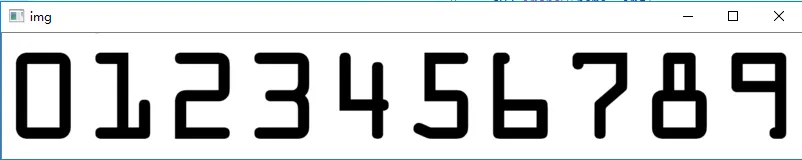
#> input picture Opencv计算机视觉实战/信用卡识别项目/templates/img_1.png, 802 x 160 px
$ python -i utils.py   (imports and definitions only)
#> lines starting #> are read from the running program, lines starting #| are printed output that depends on the picture; after the words box and inside, x2 and y2 are one past the last pixel; in counts of white or black regions, pixels touching at a corner belong together
import imutils
import numpy as np
import cv2


def load_template_digits():
    """加载并处理数字模板"""
    template=cv2.imread('./templates/img_1.png')
#> template is the input picture: shape (160, 802, 3); mean B, G, R 209.6, 209.1, 207.5
    template=cv2.cvtColor(template,cv2.COLOR_BGR2GRAY)
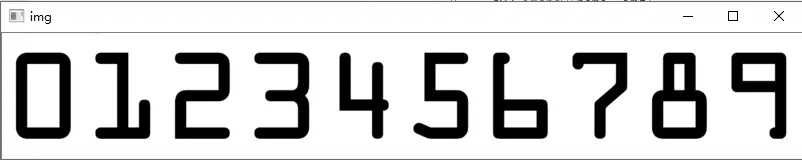
#> template: shape (160, 802); min 0, max 255, mean 208.6
    template=cv2.threshold(template,10,255,cv2.THRESH_BINARY_INV)[1]
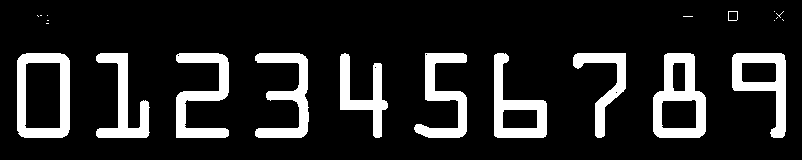
#> template: shape (160, 802); 14.6% white; 22 white regions (11 under 20 px)

    # 查找轮廓并且排序
    cnts=cv2.findContours(template.copy(),cv2.RETR_EXTERNAL,cv2.CHAIN_APPROX_SIMPLE)
#> cnts = 22 contours, 11 with area under 20; largest, box (x1, y1, x2, y2) and area: (17, 53, 70, 138) 4287, (653, 53, 706, 138) 3466, (732, 53, 786, 138) 2404, (494, 53, 547, 138) 2335, (176, 53, 229, 138) 1838
    cnts=imutils.grab_contours(cnts)
    cnts=sorted(cnts, key=lambda c:cv2.boundingRect(c)[0])

    digits={}

    for (i,c) in enumerate(cnts):
        (x,y,w,h)=cv2.boundingRect(c)
        roi=template[y:y+h,x:x+w]
        roi=cv2.resize(roi,(57,84))
        digits[i]=roi
#> this loop made 22 passes
#> (x, y, w, h) on passes 1, 7, 8, 9, 10, 11, 12, 13, 14, 16, 17, 21: (17, 53, 53, 85), (96, 53, 54, 85), (176, 53, 53, 85), (255, 53, 54, 85), (340, 53, 48, 85), (414, 53, 53, 85), (494, 53, 53, 85), (573, 53, 53, 85), (653, 53, 53, 85), (728, 11, 10, 10), (732, 53, 54, 85), (776, 11, 8, 7)
#> (c, x, y, w, h, roi) on passes 2, 3, 4, 5, 20, 22: ([[37, 15], [38, 16]], 37, 15, 2, 2, [[255, 0], [0, 255]]), ([[40, 15], [41, 15]], 40, 15, 2, 1, [[255, 255]]), ([[46, 23], [48, 23]], 46, 23, 3, 1, [[255, 255, 255]]), ([[47, 20], [48, 20]], 47, 20, 2, 1, [[255, 255]]), ([[777, 17], [776, 18]], 776, 17, 2, 2, [[0, 255], [255, 0]]), ([[782, 19], [783, 20]], 782, 19, 2, 2, [[255, 0], [0, 255]])
#> pass 1, in load_template_digits, `roi=template[y:y+h,x:x+w]`:
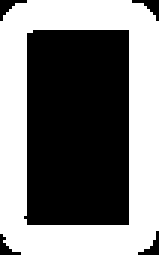
#> roi: shape (85, 53) (shown 3 times larger); 48.9% white; 1 white region, box (x1, y1, x2, y2) and area: (0, 0, 53, 85) 2204
#> pass 1, in load_template_digits, `roi=cv2.resize(roi,(57,84))`:
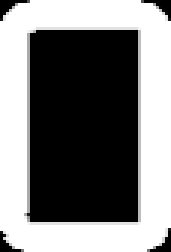
#> roi: shape (84, 57) (shown 3 times larger); min 0, max 255, mean 124.6
#> pass 2, in load_template_digits, `roi=cv2.resize(roi,(57,84))`:
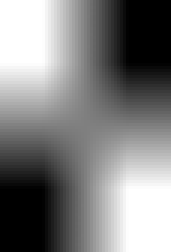
#> roi: shape (84, 57) (shown 3 times larger); min 0, max 255, mean 127.4
#> after the loop, digits = 22 items
    return digits

>>> result = load_template_digits()
#> result = 22 items
